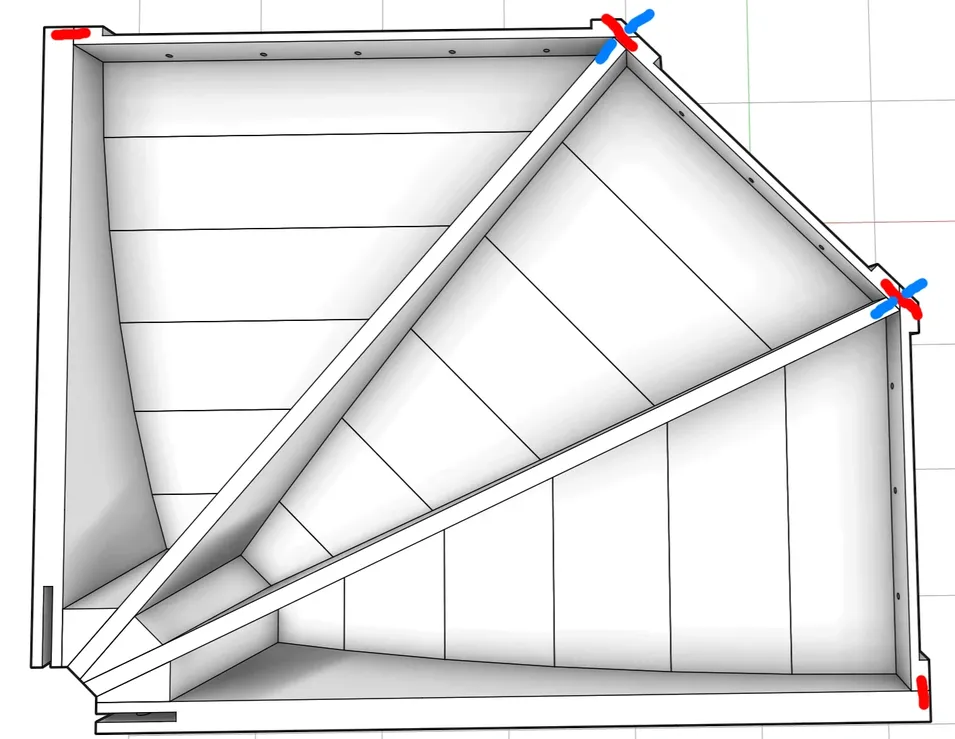
#> input picture docs/floor_pins_marks.webp, 955 x 739 px, shrunk from 1416 x 1096 before the run; its folder holds only this picture in this run
$ python tint_element_pictures.py ../docs/floor_pins_marks.webp
#> lines starting #> are read from the running program, lines starting #| are printed output that depends on the picture; after the words box and inside, x2 and y2 are one past the last pixel; in counts of white or black regions, pixels touching at a corner belong together
"""Turns the white faces of the element pictures light grey so they read against the white page: every near-white pixel the
background cannot reach from the picture's border, flood-filled with a small tolerance, is scaled towards grey; shading, outlines and the
background stay as they are. Run after tools/screenshot_element_docs.sh, on the pictures named or on all of them.

    python tools/tint_element_pictures.py [docs/images/elements/element_plate.png ...]
"""

import pathlib
import sys

import numpy as np
from PIL import Image
from scipy import ndimage

WOOD = pathlib.Path(__file__).resolve().parents[1]
ELEMENTS = WOOD / "docs" / "images" / "elements"
WHITE = 240  # a pixel at or above this in every channel counts as white
GREY = 0.86  # what white becomes: 255 * 0.86 = 219


def tint(path: pathlib.Path) -> None:
    """Rewrites the picture with its enclosed white turned grey."""
    image = np.asarray(Image.open(path).convert("RGB")).astype(np.float32)
    white = (image >= WHITE).all(axis=2)
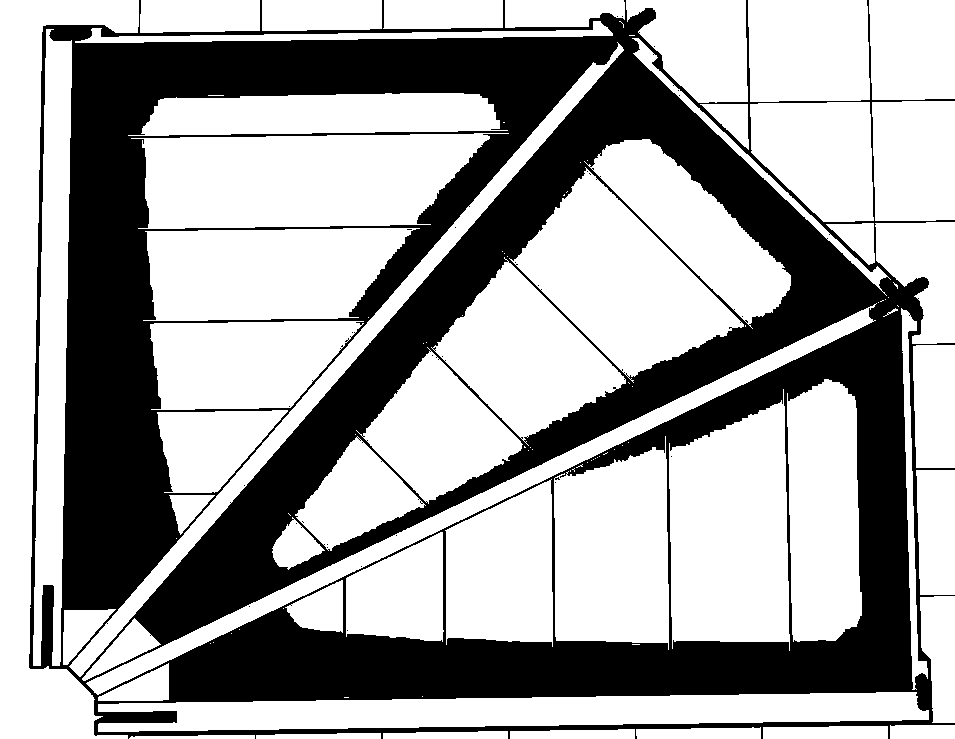
#> white: shape (739, 955) bool; 64.2% white; 28 black regions (27 under 20 px), largest, box (x1, y1, x2, y2) and area: (29, 0, 955, 739) 252883

    # the background: the white connected to the border
    labels, _ = ndimage.label(white)
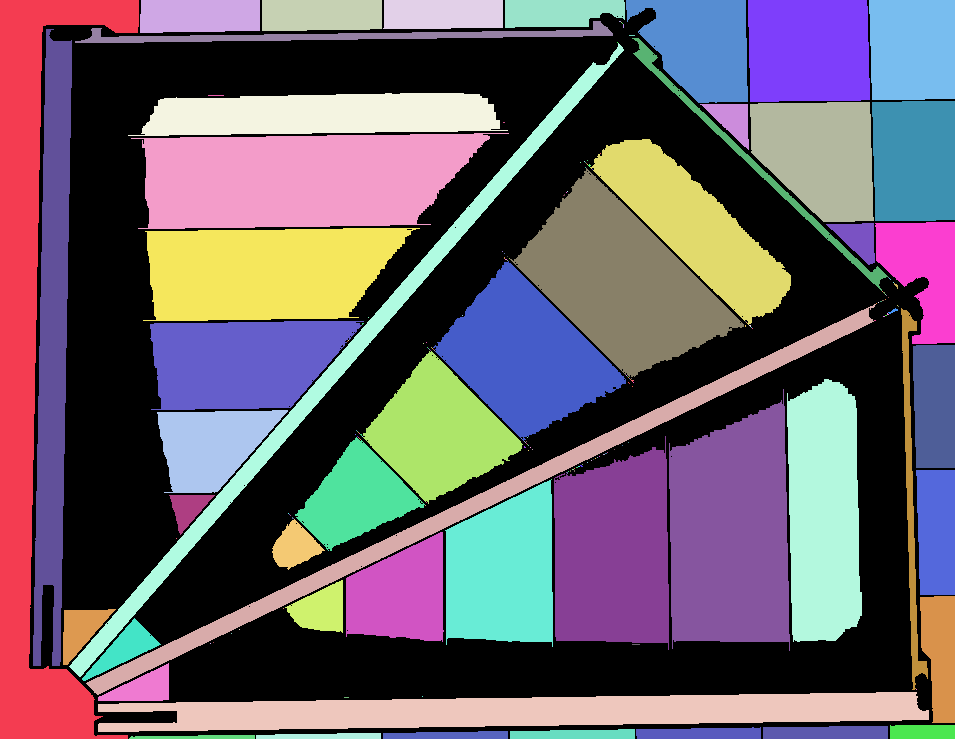
#> labels: shape (739, 955) int32; 198 distinct labels, from 0 to 197; one colour per label, 0 black
    border = np.unique(
        np.concatenate([labels[0, :], labels[-1, :], labels[:, 0], labels[:, -1]])
    )
#> border = 21 values from 0 to 197
    background = np.isin(labels, border[border > 0])
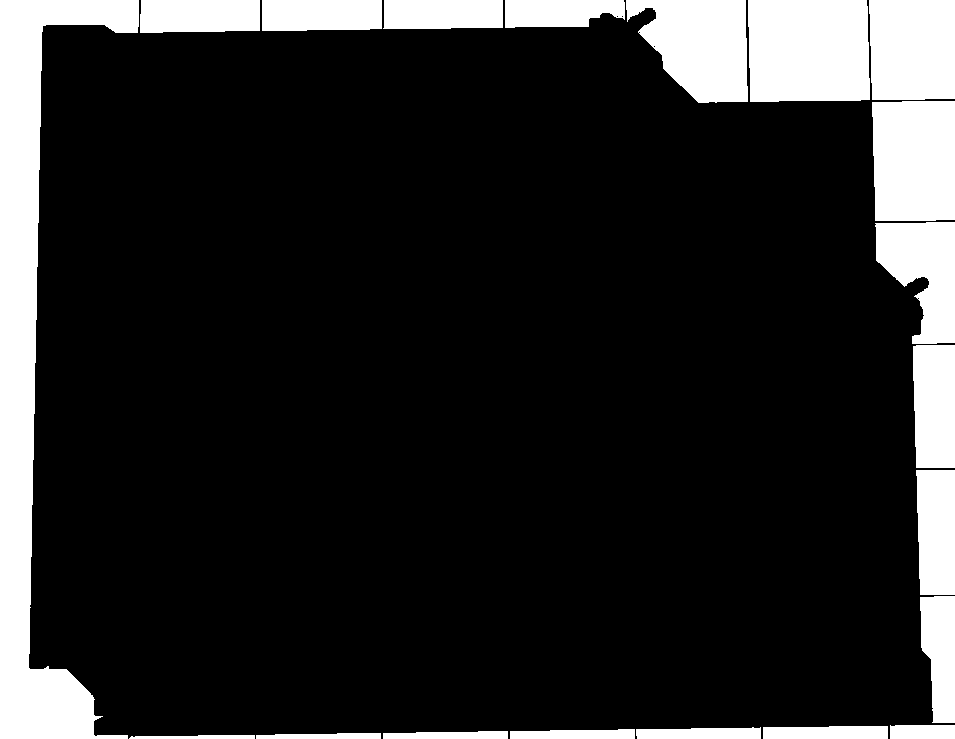
#> background: shape (739, 955) bool; 16% white; 20 white regions, largest, box (x1, y1, x2, y2) and area: (0, 0, 139, 739) 33171, (748, 0, 870, 102) 12109, (872, 101, 955, 221) 9708

    # the faces: white the background does not reach, scaled towards grey with their shading kept
    faces = white & ~background
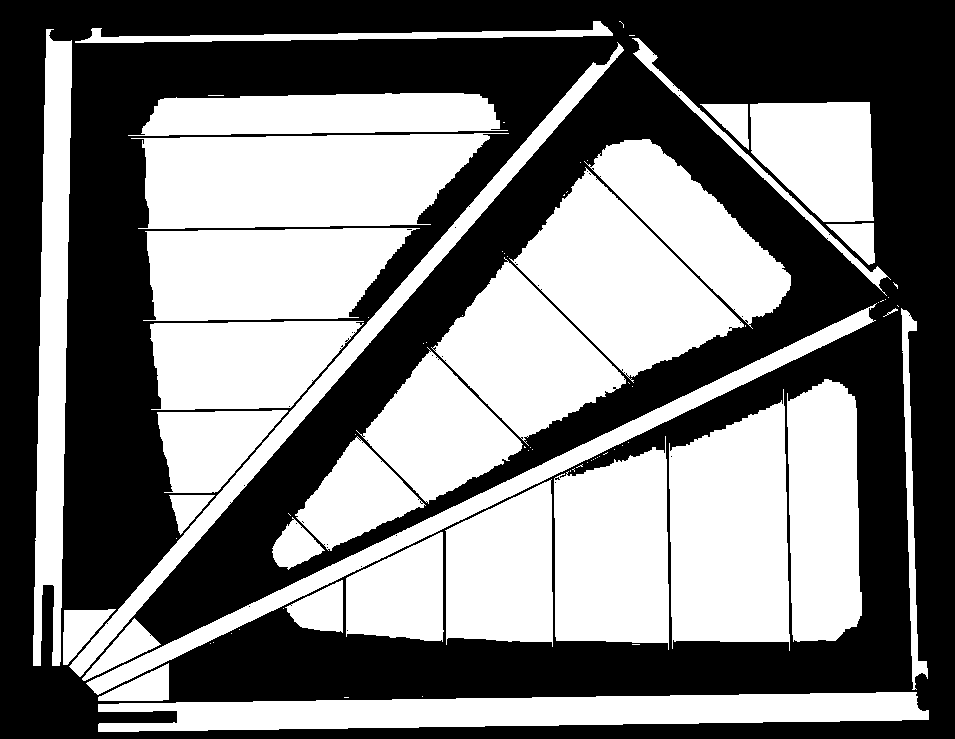
#> faces: shape (739, 955) bool; 48.2% white; 84 white regions (52 under 20 px), largest, box (x1, y1, x2, y2) and area: (131, 133, 509, 229) 27881, (669, 389, 790, 651) 25269, (509, 167, 744, 383) 22908
    image[faces] *= GREY
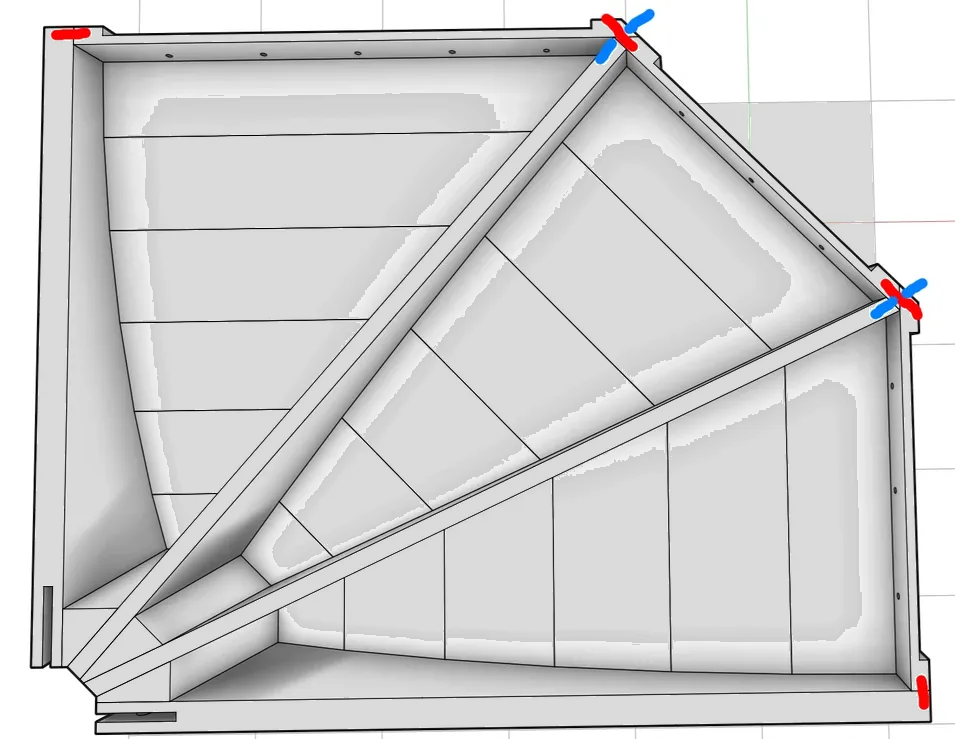
#> image: shape (739, 955, 3) float32; mean R, G, B 210.4, 210.1, 210.2
    Image.fromarray(image.round().astype(np.uint8)).save(path)
    print(path.name, "tinted", int(faces.sum()), "pixels")
#| floor_pins_marks.webp tinted 340118 pixels


def main(arguments: list) -> None:
    """Tints the pictures named, else every png under docs/images/elements."""
    paths = [pathlib.Path(argument) for argument in arguments] or sorted(
        ELEMENTS.glob("*.png")
    )
    for path in paths:
        tint(path)


if __name__ == "__main__":
    main(sys.argv[1:])
